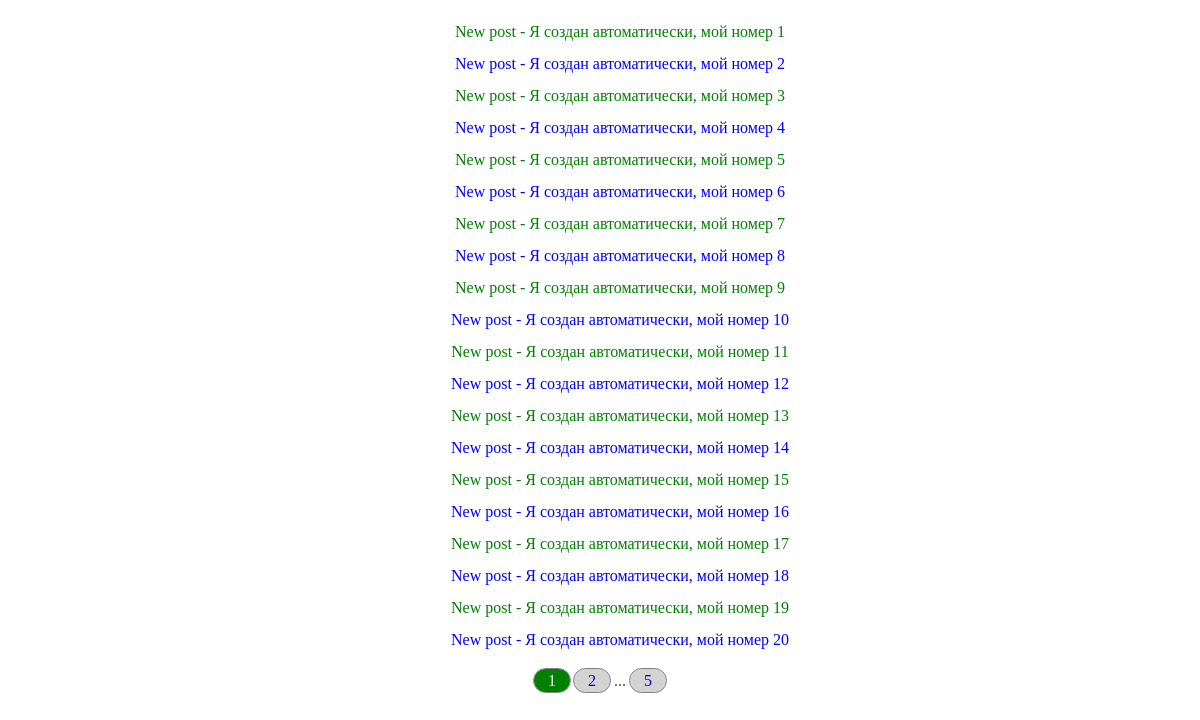
The page / on the database its author committed.
### blog/models.py (models this page shows, shortened)
class Post(db.Model):
    __tablename__ = 'posts'
    id = db.Column(db.Integer, primary_key=True)
    title = db.Column(db.String(100), nullable=False)
    content = db.Column(db.Text(60), nullable=False)

### blog/main/routes.py (the view)
@main.route('/')
def paginate_posts():
    page = request.args.get('page', 1, type=int)
    posts = Post.query.paginate(page=page, per_page=20)
    if not posts.total >= 100:
        for i in range(1, 101):
            post = Post(title=f'New post', content=f'Я создан автоматически, мой номер {i}')
            db.session.add(post)
        db.session.commit()
    return render_template('index.html', posts=posts)

### blog/templates/index.html
{% extends 'layout.html' %}
{% block content%}
<ul>
{% for post in posts.items %}
    <li> {{ post.title }} - {{ post.content }}</li>
{% endfor %}
</ul>
<div class="post_paginate">
    {% for page in posts.iter_pages(left_edge=1, right_edge=1, left_current=1, right_current=2) %}
        {% if page %}
            {% if posts.page == page %}
                <a class="paginate_link push"> {{ page }}</a>
            {% else %}
                <a class="paginate_link" href="{{ url_for('main.paginate_posts', page=page)}}">{{ page }}</a>
            {% endif %}
        {% else %}
           ...
        {% endif %}
    {% endfor %}
</div>
{% endblock content%}

### blog/templates/layout.html (shortened to what this page needs)
<!DOCTYPE html>
<html lang="ru">
<head>
    <link rel="stylesheet" href="{{ url_for('static', filename='css/style.css') }}">
</head>
<body>
<div class="main">
{% block content %}
{% endblock content %}
</div>
</body>
</html>

### blog/static/css/style.css (style rules this page uses)
.main { text-align: center; color: green; }
ul li { list-style: none; padding: 7px; }
li:nth-child(even) { color: blue; }
.paginate_link { padding: 3px 14px; background-color: lightgrey; outline: 1px solid grey; border-radius: 200px; text-decoration: none; }
.push, .push:hover { background-color: green; color: white; }

### rows shown on the page
Post: title "New post", content "Я создан автоматически, мой номер 1"
Post: title "New post", content "Я создан автоматически, мой номер 2"
Post: title "New post", content "Я создан автоматически, мой номер 3"
Post: title "New post", content "Я создан автоматически, мой номер 4"
Post: title "New post", content "Я создан автоматически, мой номер 5"
Post: title "New post", content "Я создан автоматически, мой номер 6"
Post: title "New post", content "Я создан автоматически, мой номер 7"
Post: title "New post", content "Я создан автоматически, мой номер 8"
Post: title "New post", content "Я создан автоматически, мой номер 9"
Post: title "New post", content "Я создан автоматически, мой номер 10"
Post: title "New post", content "Я создан автоматически, мой номер 11"
Post: title "New post", content "Я создан автоматически, мой номер 12"
Post: title "New post", content "Я создан автоматически, мой номер 13"
Post: title "New post", content "Я создан автоматически, мой номер 14"
Post: title "New post", content "Я создан автоматически, мой номер 15"
Post: title "New post", content "Я создан автоматически, мой номер 16"
Post: title "New post", content "Я создан автоматически, мой номер 17"
Post: title "New post", content "Я создан автоматически, мой номер 18"
Post: title "New post", content "Я создан автоматически, мой номер 19"
Post: title "New post", content "Я создан автоматически, мой номер 20"

### other values the page prints
{{ page }} "1"
{{ page }} "2" "5"
